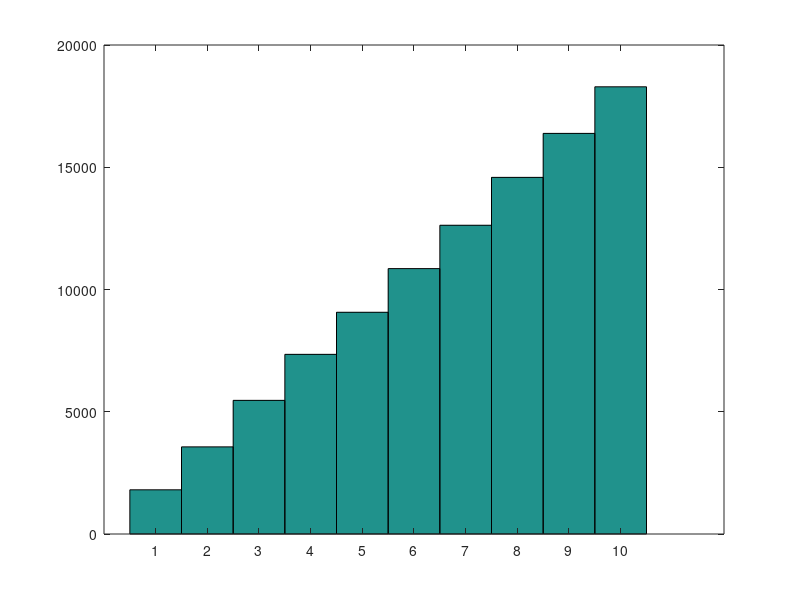

MATLAB code for this plot:
%tablook.m
r = 10;
A = zeros(1,(r+1)*r/2);
n=0;
for i=1:r
    for j=1:i
        n = n+1;
        A(n) = i;
    end
end
I = ceil(rand(1,10^5)*n);
X = A(I);

hist(X,1:r)
